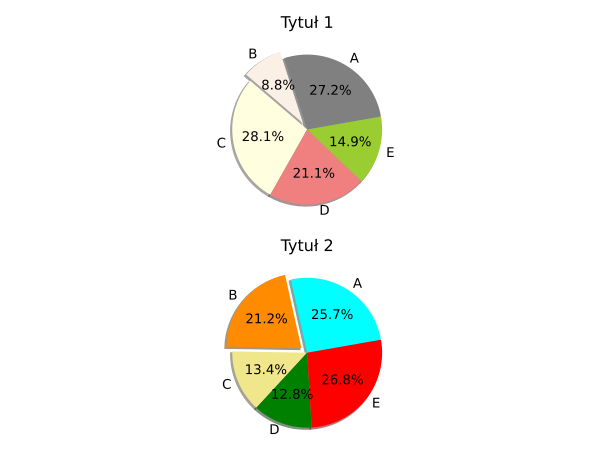

Write the Python code that produced this figure.
import matplotlib.pyplot as plt

labels = ['A', 'B', 'C', 'D', 'E']
sizes1 = [27.2, 8.8, 28.1, 21.1, 14.9]
sizes2 = [25.7, 21.2, 13.4, 12.8, 26.8]
colors1 = ['gray', 'linen', 'lightyellow', 'lightcoral', 'yellowgreen']
colors2 = ['cyan', 'darkorange', 'khaki', 'green', 'red']
explode1 = (0, 0.1, 0, 0, 0)
plt.subplot(2, 1, 1)
plt.pie(sizes1, labels=labels, colors=colors1, autopct='%1.1f%%', shadow=True, startangle=10, explode=explode1)
plt.title('Tytuł 1')
plt.subplot(2, 1, 2)
plt.pie(sizes2, labels=labels, colors=colors2, autopct='%1.1f%%', shadow=True, startangle=10, explode=explode1)
plt.title('Tytuł 2')
plt.tight_layout()
plt.savefig('zad1.svg')
plt.show()
